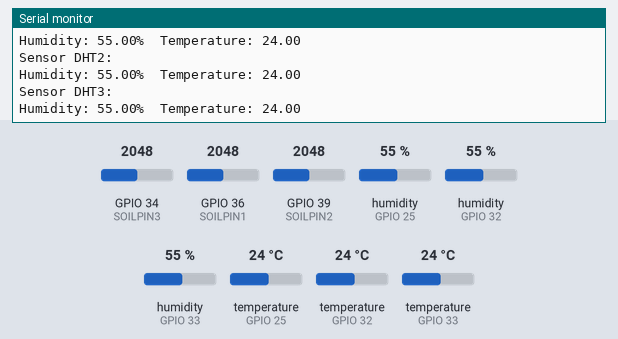
Bench run of a sketch on a simulated ESP32. Shown: the last lines printed to the serial monitor. Inputs (shaded band) come from the test bench; at power-on: humidity (sensors on GPIO 25, GPIO 32, GPIO 33) 55 %, GPIO 34 (SOILPIN3) = 2048, GPIO 36 (SOILPIN1) = 2048, GPIO 39 (SOILPIN2) = 2048, temperature (sensors on GPIO 25, GPIO 32, GPIO 33) 24 °C. WiFi joins after 1.5 s; servers stay silent unless stated; uploads are accepted with an empty reply.

Above: at 2.7 s.
2.8 s: humidity (sensor on GPIO 25) set to 22 %
At 3.9 s:
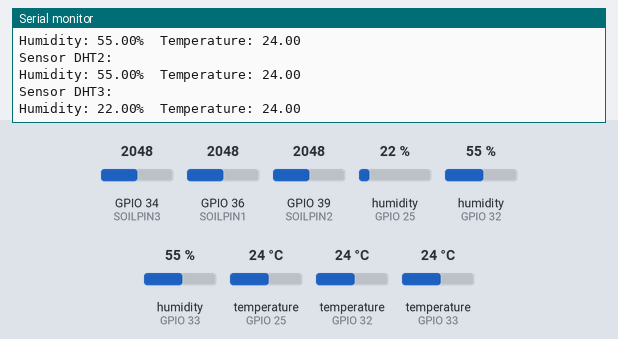
4.3 s: humidity (sensor on GPIO 32) set to 40 %
5.8 s: humidity (sensor on GPIO 33) set to 68 %
At 6.9 s:
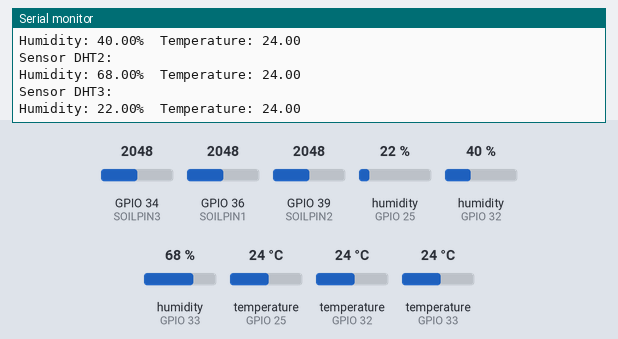
7.3 s: GPIO 34 (SOILPIN3) set to 2866
8.8 s: GPIO 36 (SOILPIN1) set to 2866
10.3 s: GPIO 39 (SOILPIN2) set to 2866
Timing chart, 0 to 12.8 s (numbered marks = the images above; inputs shaded):
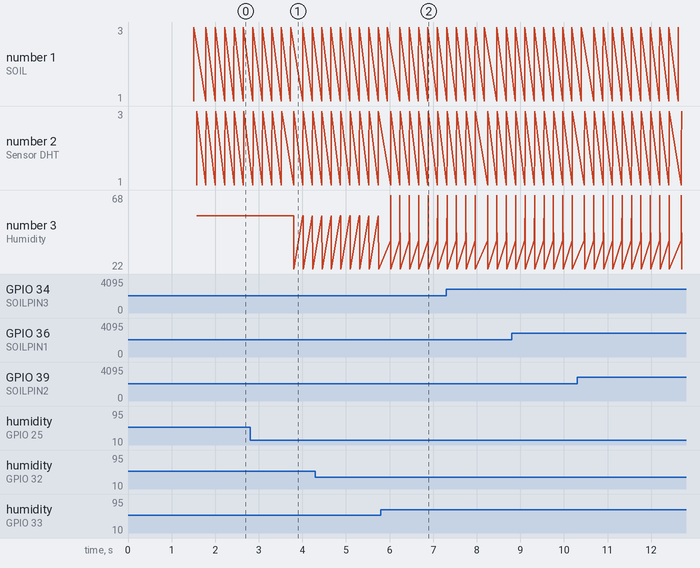

The sketch:

esp32.ino
```cpp
#include <WiFi.h>
#include <HTTPClient.h>
#include <ArduinoJson.h>
#include <WiFiClientSecure.h>
#include <DHT.h>
#include <LiquidCrystal_I2C.h>
WiFiClientSecure client;

const char* ssid = "Kosan cerdas";
const char* password = "K054NC3RD45";

#define DHTPIN1 32
#define DHTPIN2 33
#define DHTPIN3 25
#define DHTTYPE DHT11

DHT dht1(DHTPIN1, DHTTYPE);
DHT dht2(DHTPIN2, DHTTYPE);
DHT dht3(DHTPIN3, DHTTYPE);

#define SOILPIN1 36
#define SOILPIN2 39
#define SOILPIN3 34

const unsigned long interval = 2000;
unsigned long lastMillis = 0;

float mois1, mois2, mois3;
float hum1, hum2, hum3;
float temp1, temp2, temp3;
float soilMoisture1, soilMoisture2, soilMoisture3;
float temperature1, temperature2, temperature3;
float humidity1, humidity2, humidity3;

LiquidCrystal_I2C lcd(0x27, 16, 2);
int bitADC = 4095;

void setup() {
  Serial.begin(115200);
  dht1.begin();
  dht2.begin();
  dht3.begin();

  WiFi.begin(ssid, password);
  Serial.print("Connecting to ");
  Serial.print(ssid);
  while (WiFi.status() != WL_CONNECTED) {
    Serial.print(".");
    delay(500);
  }
  Serial.println();
  Serial.print("Connected to WiFi. IP Address: ");
  Serial.println(WiFi.localIP());

  client.setInsecure();
}

void loop() {
  soilMoistureRead();
  suhuRead();

  if (WiFi.status() == WL_CONNECTED) {
    sendDataToServer();
  }
}

void suhuRead() {
  humidity1 = dht1.readHumidity();
  temperature1 = dht1.readTemperature();
  humidity2 = dht2.readHumidity();
  temperature2 = dht2.readTemperature();
  humidity3 = dht3.readHumidity();
  temperature3 = dht3.readTemperature();

  hum1 = round(humidity1 * 10.0) / 10.0;
  temp1 = round(temperature1 * 10.0) / 10.0;
  hum2 = round(humidity2 * 10.0) / 10.0;
  temp2 = round(temperature2 * 10.0) / 10.0;
  hum3 = round(humidity3 * 10.0) / 10.0;
  temp3 = round(temperature3 * 10.0) / 10.0;

  Serial.println("Sensor DHT1:");
  Serial.print("Humidity: ");
  Serial.print(hum1);
  Serial.print("%  Temperature: ");
  Serial.println(temp1);

  Serial.println("Sensor DHT2:");
  Serial.print("Humidity: ");
  Serial.print(humidity2);
  Serial.print("%  Temperature: ");
  Serial.println(temperature2);

  Serial.println("Sensor DHT3:");
  Serial.print("Humidity: ");
  Serial.print(humidity3);
  Serial.print("%  Temperature: ");
  Serial.println(temperature3);
}

void soilMoistureRead() {
  float adcValue1 = analogRead(SOILPIN1);
  soilMoisture1 = (100 - ((adcValue1 / bitADC) * 100));

  float adcValue2 = analogRead(SOILPIN2);
  soilMoisture2 = (100 - ((adcValue2 / bitADC) * 100));

  float adcValue3 = analogRead(SOILPIN3);
  soilMoisture3 = (100 - ((adcValue3 / bitADC) * 100));

  mois1 = round(soilMoisture1 * 10.0) / 10.0;
  mois2 = round(soilMoisture2 * 10.0) / 10.0;
  mois3 = round(soilMoisture3 * 10.0) / 10.0;

  Serial.print("SOIL1:");
  Serial.println(mois1);
  Serial.print("SOIL2:");
  Serial.println(mois2);
  Serial.print("SOIL3:");
  Serial.println(mois3);
}

void sendDataToServer() {
  HTTPClient http;
  http.begin(client, "https://be-ta.vercel.app/api/sensor");
  http.addHeader("Content-Type", "application/json");

  StaticJsonDocument<900> doc;

  JsonObject plant1 = doc.createNestedObject("plant1");
  plant1["suhu"] = temp1;
  plant1["kelembapan"] = hum1;
  plant1["kelembapanTanah"] = mois1;

  JsonObject plant2 = doc.createNestedObject("plant2");
  plant2["suhu"] = temp2;
  plant2["kelembapan"] = hum2;
  plant2["kelembapanTanah"] = mois2;

  JsonObject plant3 = doc.createNestedObject("plant3");
  plant3["suhu"] = temp3;
  plant3["kelembapan"] = hum3;
  plant3["kelembapanTanah"] = mois3;

  String requestBody;
  serializeJson(doc, requestBody);

  unsigned long startTime = millis();
  int httpCode = http.POST(requestBody);
  unsigned long endTime = millis();
  unsigned long duration = endTime - startTime;

  if (httpCode > 0) {
    String payload = http.getString();
    Serial.println("HTTP Code: " + String(httpCode));
    Serial.println("Server Response: " + payload);
    Serial.println("Duration: " + String(duration) + " ms");
  } else {
    Serial.println("Error mengirim request");
    Serial.println(http.errorToString(httpCode));
  }

  http.end();
}
```

Measured:
- after the input at 2.8 s, the serial monitor: prints a new line after 1.0 s (image 1)
- after the input at 5.8 s, the serial monitor: prints a new line after 0.22 s (image 2)
- plotted number 3: 55 → 22 after the input at 2.8 s
